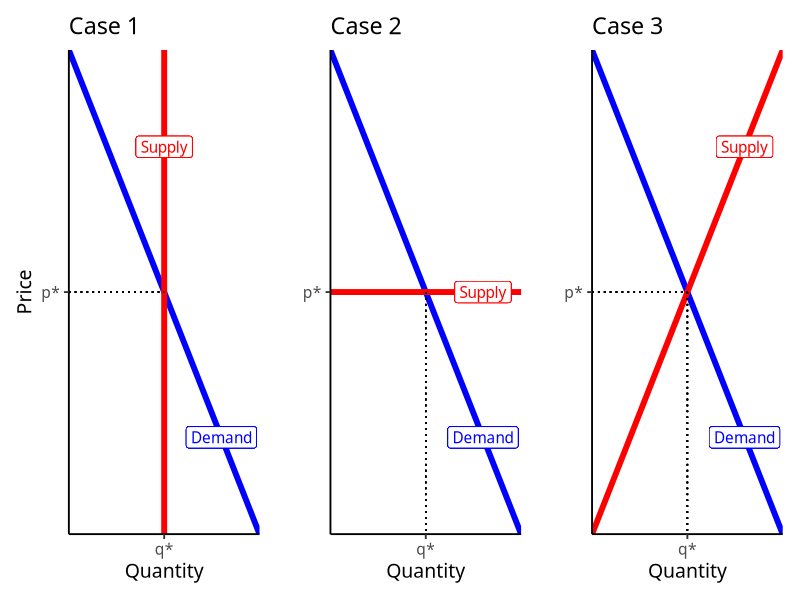
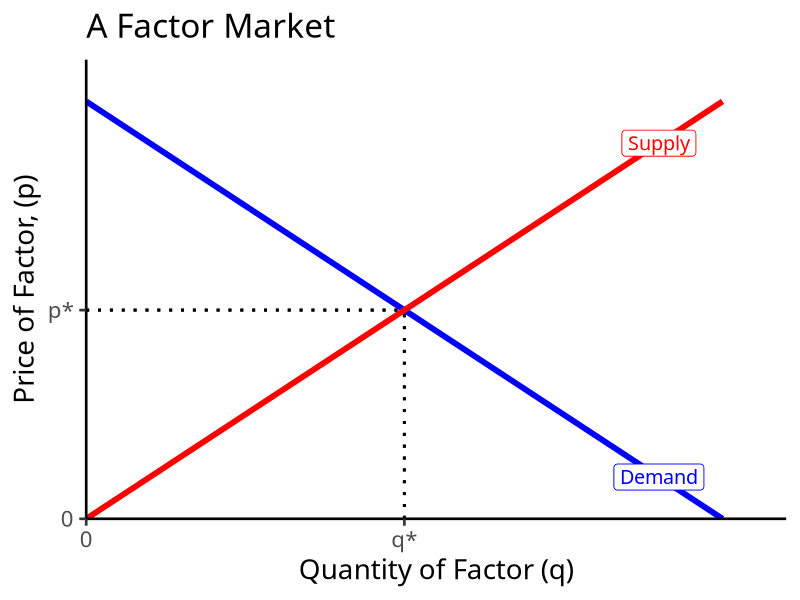
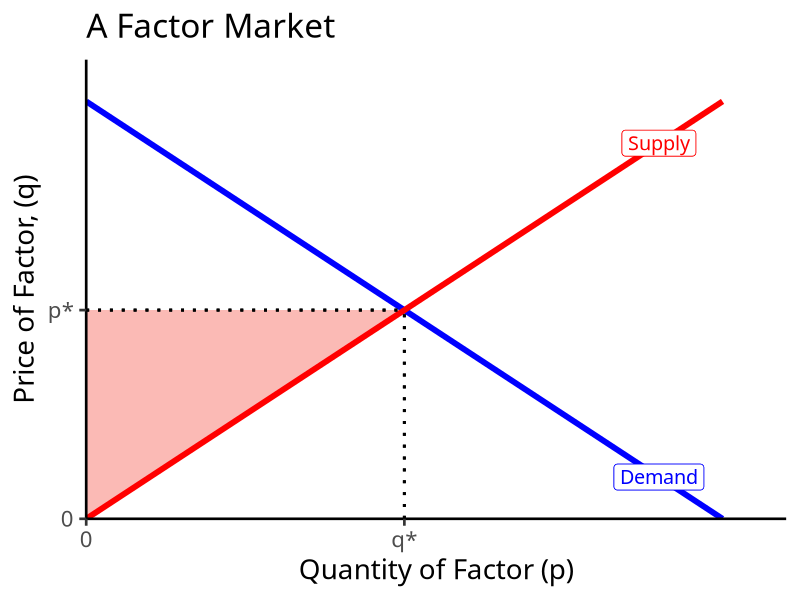
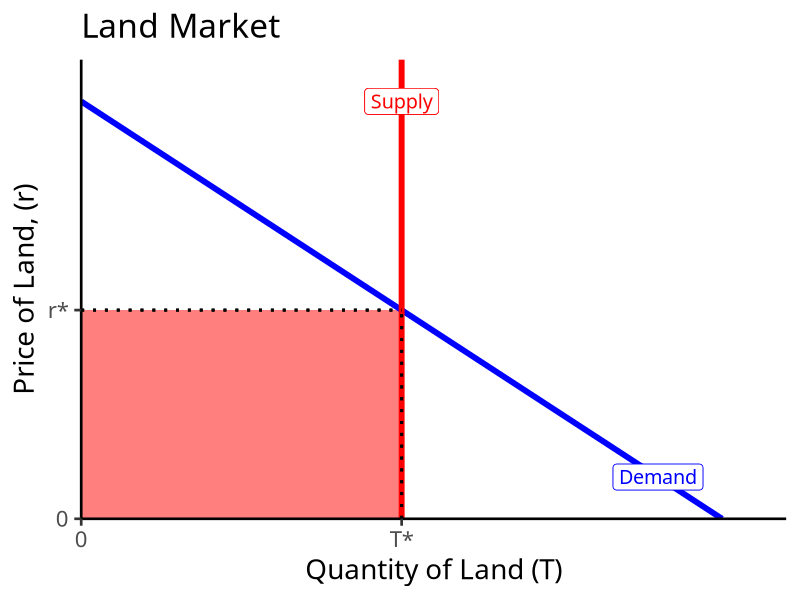
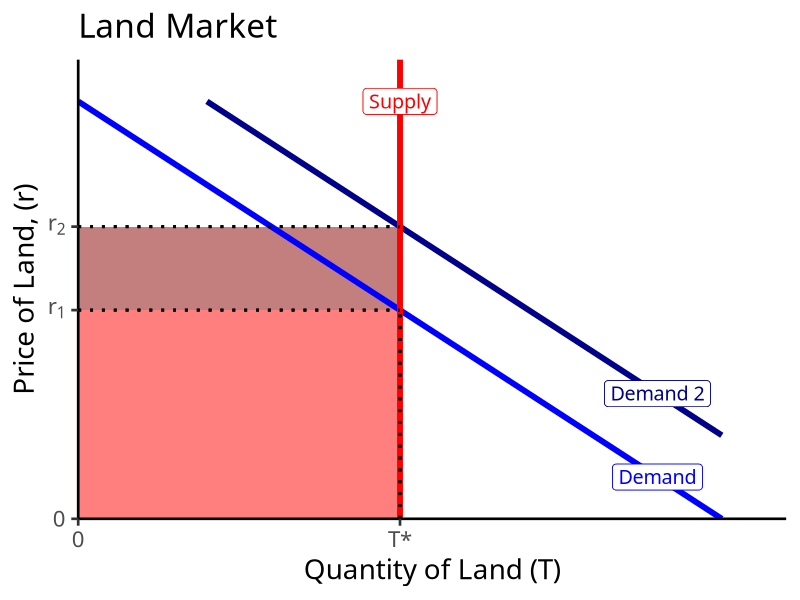
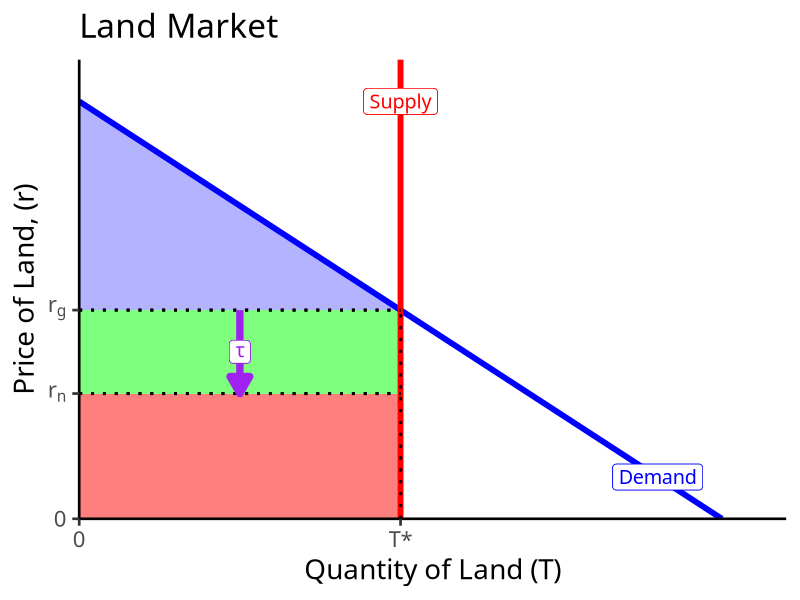
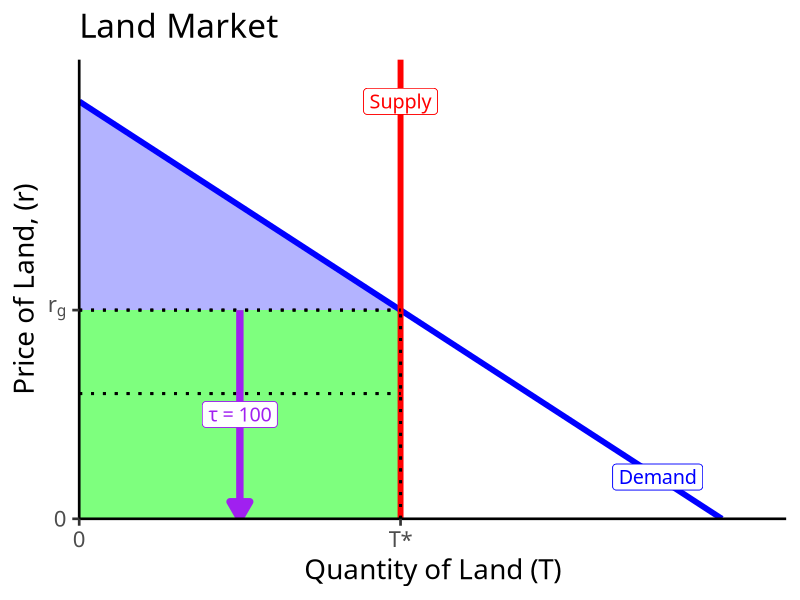

Write R code to recreate these figures, in order.
## ---- chunk 1
options(htmltools.dir.version = FALSE)
knitr::opts_chunk$set(echo=F,
                      message=F,
                      warning=F)
library(tidyverse)
library(ggrepel)
library(ggthemes)
set.seed(256)
update_geom_defaults("label", list(family = "Fira Sans Condensed"))
## ---- chunk 2
demand=function(x){10-x}

case_1<-ggplot(data = tibble(x = 1:10), aes(x = x))+
  stat_function(fun = demand, geom = "line", size = 2, color = "blue")+
  geom_label(x = 8, y = demand(8), color = "blue", label = "Demand")+
  geom_vline(xintercept = 5, size = 2 , color = "red")+
  geom_label(x = 5 , y = 8, color = "red", label = "Supply")+
  geom_segment(x = 0, y = 5, xend = 5, yend = 5, linetype = "dotted")+
  labs(x = "Quantity",
       y = "Price",
       title = "Case 1")+
  scale_x_continuous(breaks = c(5),
                     labels = c("q*"),
                     limits = c(0,10),
                     expand = c(0,0))+
  scale_y_continuous(breaks = c(5),
                     labels = c("p*"),
                     limits = c(0,10),
                     expand = c(0,0))+
  theme_classic(base_family = "Fira Sans Condensed", base_size = 14)

case_2<-ggplot(data = tibble(x = 1:10), aes(x = x))+
  stat_function(fun = demand, geom = "line", size = 2, color = "blue")+
  geom_label(x = 8, y = demand(8), color = "blue", label = "Demand")+
  geom_hline(yintercept = 5, size = 2 , color = "red")+
  geom_label(x = 8 , y = 5, color = "red", label = "Supply")+
  geom_segment(x = 5, y = 5, xend = 5, yend = 0, linetype = "dotted")+
  labs(x = "Quantity",
       y = "",
       title = "Case 2")+
  scale_x_continuous(breaks = c(5),
                     labels = c("q*"),
                     limits = c(0,10),
                     expand = c(0,0))+
  scale_y_continuous(breaks = c(5),
                     labels = c("p*"),
                     limits = c(0,10),
                     expand = c(0,0))+
  theme_classic(base_family = "Fira Sans Condensed", base_size = 14)

supply=function(x){x}

case_3<-ggplot(data = tibble(x = 1:10), aes(x = x))+
  stat_function(fun = demand, geom = "line", size = 2, color = "blue")+
  geom_label(x = 8, y = demand(8), color = "blue", label = "Demand")+
  stat_function(fun = supply, geom = "line", size = 2, color = "red")+
  geom_label(x = 8 , y = supply(8), color = "red", label = "Supply")+
  geom_segment(x = 5, y = 5, xend = 5, yend = 0, linetype = "dotted")+
  geom_segment(x = 0, y = 5, xend = 5, yend = 5, linetype = "dotted")+
  labs(x = "Quantity",
       y = "",
       title = "Case 3")+
  scale_x_continuous(breaks = c(5),
                     labels = c("q*"),
                     limits = c(0,10),
                     expand = c(0,0))+
  scale_y_continuous(breaks = c(5),
                     labels = c("p*"),
                     limits = c(0,10),
                     expand = c(0,0))+
  theme_classic(base_family = "Fira Sans Condensed", base_size = 14)

library(patchwork)

case_1+case_2+case_3
## ---- chunk 3
demand<-function(x){10-x}
supply<-function(x){x}
#supply=function(x){2+2*x}

rent<-tribble(
  ~x, ~y,
  0, 0,
  5, 5,
  0, 5
)
# make plot 

ggplot(data.frame(x=c(0,10)), aes(x=x))+
  #geom_polygon(data=rent, aes(x=x,y=y, fill="red"), alpha=0.5)+ #CS
  stat_function(fun=demand, geom="line", size=2, color = "blue")+
    geom_label(aes(x=9,y=demand(9)), color = "blue", label="Demand", size = 5)+
  stat_function(fun=supply, geom="line", size=2, color = "red")+
    geom_label(aes(x=9,y=supply(9)), color = "red", label="Supply", size = 5)+
  geom_segment(x=5, xend=5, y=0, yend=5, size=1, linetype="dotted")+
  geom_segment(x=0, xend=5, y=5, yend=5, size=1, linetype="dotted")+
    scale_x_continuous(breaks=c(0,5),
                       labels=c(0,"q*"),
                     expand=expand_scale(mult=c(0,0.1)))+
  scale_y_continuous(breaks=c(0,5),
                     labels=c(0,"p*"),
                     limits=c(0,10),
                     expand=expand_scale(mult=c(0,0.1)))+
  guides(fill=F)+
  labs(title = "A Factor Market",
       x = "Quantity of Factor (q)",
       y = "Price of Factor, (p)")+
  theme_classic(base_family = "Fira Sans Condensed", base_size=20)
## ---- chunk 4

rent<-tribble(
  ~x, ~y,
  0, 0,
  5, 5,
  0, 5
)
# make plot 

ggplot(data.frame(x=c(0,10)), aes(x=x))+
  geom_polygon(data=rent, aes(x=x,y=y, fill="red"), alpha=0.5)+ #CS
  stat_function(fun=demand, geom="line", size=2, color = "blue")+
    geom_label(aes(x=9,y=demand(9)), color = "blue", label="Demand", size = 5)+
  stat_function(fun=supply, geom="line", size=2, color = "red")+
    geom_label(aes(x=9,y=supply(9)), color = "red", label="Supply", size = 5)+
  geom_segment(x=5, xend=5, y=0, yend=5, size=1, linetype="dotted")+
  geom_segment(x=0, xend=5, y=5, yend=5, size=1, linetype="dotted")+
    scale_x_continuous(breaks=c(0,5),
                       labels=c(0,"q*"),
                     expand=expand_scale(mult=c(0,0.1)))+
  scale_y_continuous(breaks=c(0,5),
                     labels=c(0,"p*"),
                     limits=c(0,10),
                     expand=expand_scale(mult=c(0,0.1)))+
  guides(fill=F)+
  labs(title = "A Factor Market",
       x = "Quantity of Factor (p)",
       y = "Price of Factor, (q)")+
  theme_classic(base_family = "Fira Sans Condensed", base_size=20)
## ---- chunk 5

ggplot(data.frame(x=c(0,10)), aes(x=x))+
  geom_rect(xmin=0,xmax=5,ymin=0,ymax=5, fill="red", alpha=0.3)+ #CS
  stat_function(fun=demand, geom="line", size=2, color = "blue")+
    geom_label(aes(x=9,y=demand(9)), color = "blue", label="Demand", size = 5)+
  geom_vline(xintercept=5, size=2, color = "red")+
    geom_label(aes(x=5,y=10), color = "red", label="Supply", size = 5)+
  geom_segment(x=5, xend=5, y=0, yend=5, size=1, linetype="dotted")+
  geom_segment(x=0, xend=5, y=5, yend=5, size=1, linetype="dotted")+
    scale_x_continuous(breaks=c(0,5),
                       labels=c(0,"T*"),
                     expand=expand_scale(mult=c(0,0.1)))+
  scale_y_continuous(breaks=c(0,5),
                     labels=c(0,"r*"),
                     limits=c(0,10),
                     expand=expand_scale(mult=c(0,0.1)))+
  guides(fill=F)+
  labs(title = "Land Market",
       x = "Quantity of Land (T)",
       y = "Price of Land, (r)")+
  theme_classic(base_family = "Fira Sans Condensed", base_size=20)
## ---- chunk 6
demand_2=function(x){12-x}

ggplot(data.frame(x=c(0,10)), aes(x=x))+
  geom_rect(xmin=0,xmax=5,ymin=0,ymax=5, fill="red", alpha=0.3)+ #CS
    geom_rect(xmin=0,xmax=5,ymin=5,ymax=7, fill="darkred", alpha=0.3)+ #CS
  stat_function(fun=demand, geom="line", size=2, color = "blue")+
    geom_label(aes(x=9,y=demand(9)), color = "blue", label="Demand", size = 5)+
    stat_function(fun=demand_2, geom="line", size=2, color = "darkblue")+
    geom_label(aes(x=9,y=demand_2(9)), color = "darkblue", label="Demand 2", size = 5)+

  geom_vline(xintercept=5, size=2, color = "red")+
    geom_label(aes(x=5,y=10), color = "red", label="Supply", size = 5)+
  geom_segment(x=5, xend=5, y=0, yend=5, size=1, linetype="dotted")+
  geom_segment(x=0, xend=5, y=5, yend=5, size=1, linetype="dotted")+
  geom_segment(x=0, xend=5, y=7, yend=7, size=1, linetype="dotted")+

    scale_x_continuous(breaks=c(0,5),
                       labels=c(0,"T*"),
                     expand=expand_scale(mult=c(0,0.1)))+
  scale_y_continuous(breaks=c(0,5, 7),
                     labels=c(0,expression(r[1]), expression(r[2])),
                     limits=c(0,10),
                     expand=expand_scale(mult=c(0,0.1)))+
  guides(fill=F)+
  labs(title = "Land Market",
       x = "Quantity of Land (T)",
       y = "Price of Land, (r)")+
  theme_classic(base_family = "Fira Sans Condensed", base_size=20)
## ---- chunk 7
CS<-tribble(
  ~x, ~y,
  0, 10,
  0, 5,
  5, 5
)

ggplot(data.frame(x=c(0,10)), aes(x=x))+
  geom_polygon(data=CS,aes(x=x,y=y),fill="blue",alpha=0.3)+
  geom_rect(xmin=0,xmax=5,ymin=3,ymax=5, fill="green", alpha=0.3)+ #CS
  geom_rect(xmin=0,xmax=5,ymin=0,ymax=3, fill="red", alpha=0.3)+ #CS
  stat_function(fun=demand, geom="line", size=2, color = "blue")+
    geom_label(aes(x=9,y=demand(9)), color = "blue", label="Demand", size = 5)+
  geom_vline(xintercept=5, size=2, color = "red")+
    geom_label(aes(x=5,y=10), color = "red", label="Supply", size = 5)+
  geom_segment(x=5, xend=5, y=0, yend=5, size=1, linetype="dotted")+
  geom_segment(x=0, xend=5, y=5, yend=5, size=1, linetype="dotted")+
  geom_segment(x=0, xend=5, y=3, yend=3, size=1, linetype="dotted")+
  
annotate("segment", x = 2.5, xend = 2.5, y = 5, yend = 3, color = "purple", size=2.5, alpha=1, arrow=arrow(length=unit(0.5,"cm"), ends="last", type="closed"))+
  geom_label(aes(x=2.5,y=4), color = "purple", label=expression(tau), size = 5)+

    scale_x_continuous(breaks=c(0,5),
                       labels=c(0,"T*"),
                     expand=expand_scale(mult=c(0,0.1)))+
  scale_y_continuous(breaks=c(0,3,5),
                     labels=c(0,expression(r[n]),expression(r[g])),
                     limits=c(0,10),
                     expand=expand_scale(mult=c(0,0.1)))+
  guides(fill=F)+
  labs(title = "Land Market",
       x = "Quantity of Land (T)",
       y = "Price of Land, (r)")+
  theme_classic(base_family = "Fira Sans Condensed", base_size=20)
## ---- chunk 8
CS<-tribble(
  ~x, ~y,
  0, 10,
  0, 5,
  5, 5
)

ggplot(data.frame(x=c(0,10)), aes(x=x))+
  geom_polygon(data=CS,aes(x=x,y=y),fill="blue",alpha=0.3)+
  geom_rect(xmin=0,xmax=5,ymin=0,ymax=5, fill="green", alpha=0.3)+ #CS
  stat_function(fun=demand, geom="line", size=2, color = "blue")+
    geom_label(aes(x=9,y=demand(9)), color = "blue", label="Demand", size = 5)+
  geom_vline(xintercept=5, size=2, color = "red")+
    geom_label(aes(x=5,y=10), color = "red", label="Supply", size = 5)+
  geom_segment(x=5, xend=5, y=0, yend=5, size=1, linetype="dotted")+
  geom_segment(x=0, xend=5, y=5, yend=5, size=1, linetype="dotted")+
  geom_segment(x=0, xend=5, y=3, yend=3, size=1, linetype="dotted")+
  
annotate("segment", x = 2.5, xend = 2.5, y = 5, yend = 0, color = "purple", size=2.5, alpha=1, arrow=arrow(length=unit(0.5,"cm"), ends="last", type="closed"))+
  geom_label(aes(x=2.5,y=2.5), color = "purple", label=expression(tau==100), size = 5)+

    scale_x_continuous(breaks=c(0,5),
                       labels=c(0,"T*"),
                     expand=expand_scale(mult=c(0,0.1)))+
  scale_y_continuous(breaks=c(0,5),
                     labels=c(0,expression(r[g])),
                     limits=c(0,10),
                     expand=expand_scale(mult=c(0,0.1)))+
  guides(fill=F)+
  labs(title = "Land Market",
       x = "Quantity of Land (T)",
       y = "Price of Land, (r)")+
  theme_classic(base_family = "Fira Sans Condensed", base_size=20)
